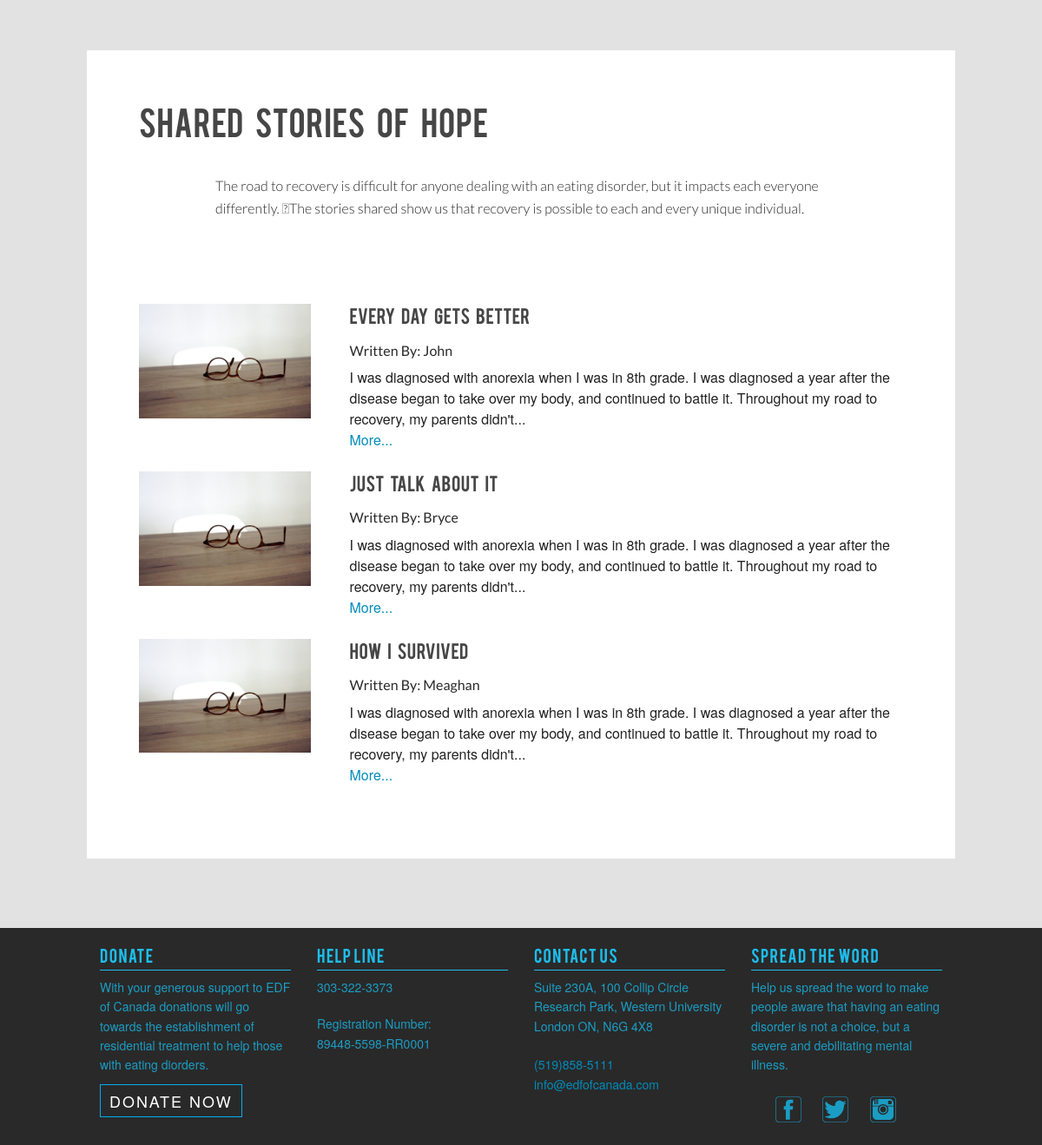
The app's page /connected.php (lower part), older data.
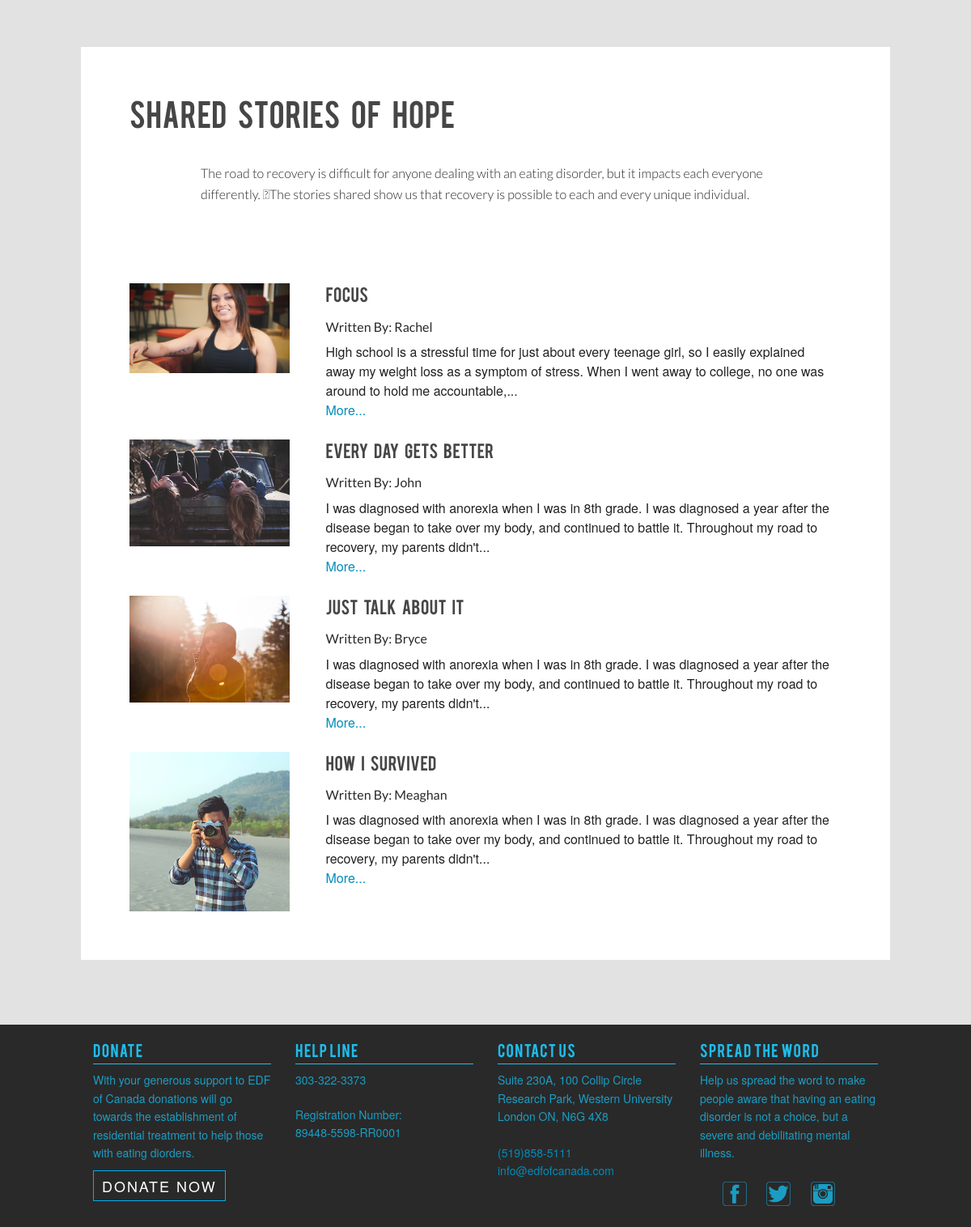
The same page, newer data.
### tables this page shows
CREATE TABLE IF NOT EXISTS tbl_stories (
  stories_id mediumint(5) unsigned NOT NULL AUTO_INCREMENT,
  stories_image varchar(100) NOT NULL DEFAULT 'cherry-pie.jpg',
  stories_title varchar(100) NOT NULL,
  stories_name varchar(50) NOT NULL,
  stories_story text NOT NULL,
  stories_post varchar(5) NOT NULL,
  PRIMARY KEY (stories_id)
);

### admin/includes/read.php (called while the page is built, shortened)
<?php
	function getAllStories($tblS,$idS) {
		include('connect.php');
		$storiesquery = "SELECT * FROM {$tblS} ORDER BY {$idS} DESC";
		$storyRun = mysqli_query($link, $storiesquery);
		if($storyRun){
			return $storyRun;
		}else{
			$error = "there was an error gathering data";
			return $error;
		}
	}
?>

### connected.php (the view, shortened to what this page needs)
<?php
	$tblS = "tbl_stories";
	$idS = "stories_id";
	$getStories = getAllStories($tblS,$idS);
?>
<!doctype html>
<html>
<head>
<link href="css/main.css" rel="stylesheet" type="text/css" media="screen">
<link rel="stylesheet" href="css/foundation.css" />
</head>
<body>
<div class="spacing80">
</div>
<div class="creamBg">
	<section class="shareStory row">
	<div class="row">
		<h2 class="small-12 large-12 columns">Shared Stories of Hope</h2><br>
		<div class="small-12 large-12 columns">
			<p>The road to recovery is difficult for anyone dealing with an eating disorder, but it impacts each everyone differently. The stories shared show us that recovery is possible to each and every unique individual.</p><br><br>
		</div>
		</div>
	<div class="stories">
		<?php
				if(!is_string($getStories)){
					while($row = mysqli_fetch_array($getStories)){
						$post = "{$row['stories_post']}";
						if ($post == 1) {
							$str = "{$row['stories_story']}";
							$pos = strpos($str, ' ', 200);
							echo
							"<div class=\"row\">
							<img src=\"images/{$row['stories_image']}\" class=\"small-12 large-3 end columns\" alt=\"{$row['stories_name']}\">
							<div class=\"small-12 large-9 columns\">
								<h2 class=\"small-12 large-12 columns\">{$row['stories_title']}</h2>
								<h3 class=\"small-12 large-12 columns\">Written By: {$row['stories_name']}</h3>"
								;
								echo "<div class=\"small-12 large-12 columns\">";
								if ($pos !== false) {
									echo substr($str, 0, $pos);
								} echo "...";
								echo "</div>";
								echo "<div class=\"small-12 large-12 columns\">
									<a href=\"admin/story_details.php?id={$row['stories_id']}\">More...</a><br><br>
								</div>
								</div>
							</div>	";
						}
					}
				}else{
					echo "<p>{$getStories}</p>";
				}
		 ?>
	</div>
	</section>
</div>
<div class="spacing80">
</div>
</body>
</html>

Row changes from the older to the newer data that the page shows:
added tbl_stories: stories_image (picture), stories_title "Focus", stories_name "Rachel", stories_story "High school is a stressful time for just about every teenage girl, so I easily explained away my weight loss as a symptom of stress. When I went away to college, no one was around to hold me accountable,"
changed tbl_stories "Every Day Gets Better": stories_image: a different picture
changed tbl_stories "Just Talk About It": stories_image: a different picture
changed tbl_stories "How I survived": stories_image: a different picture
